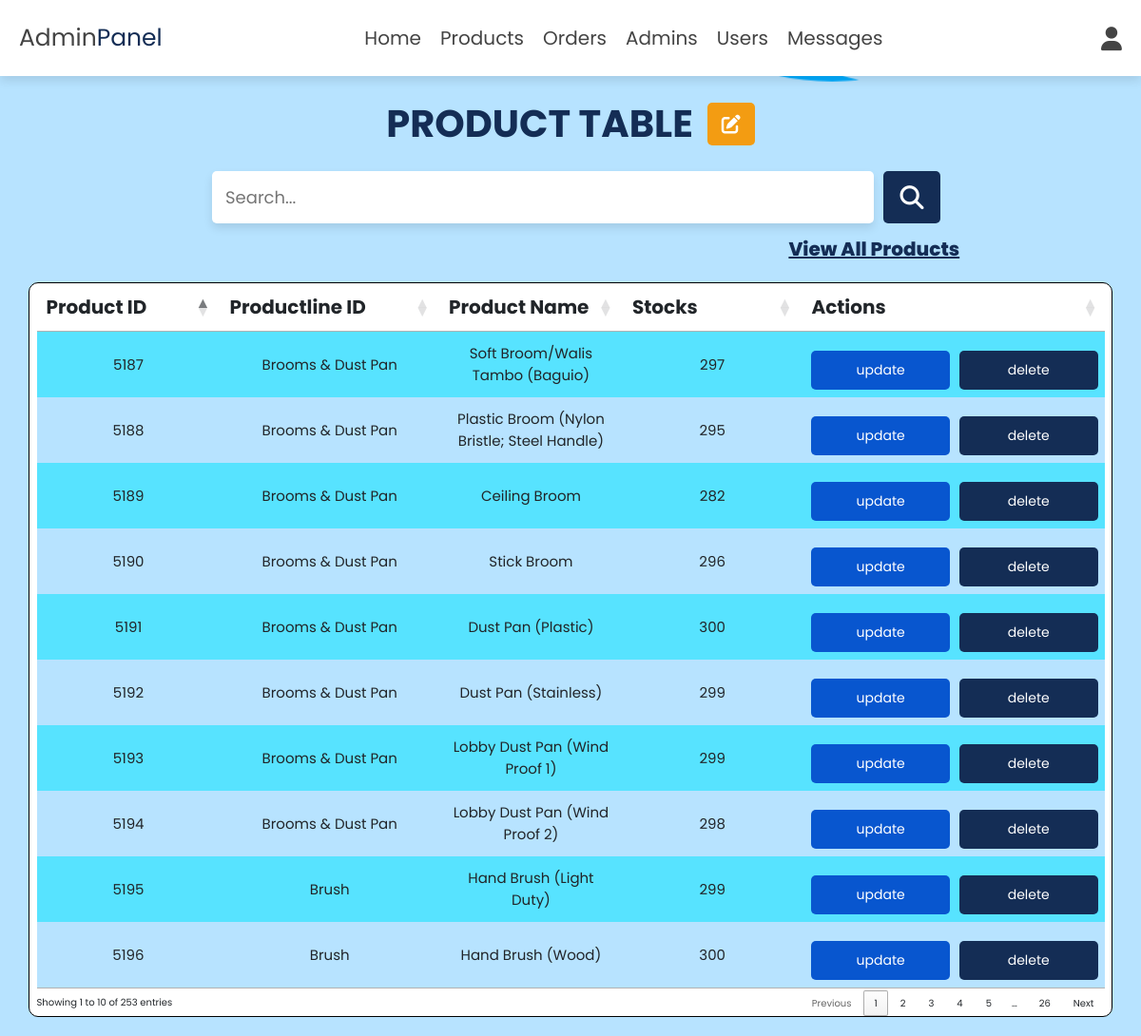
Screenshot of /admin/product_table.php (signed in) with the database file from the repository.
### tables this page shows
CREATE TABLE IF NOT EXISTS `products` (
  `id` int(100) NOT NULL AUTO_INCREMENT,
  `Productline_ID` int(11) NOT NULL,
  `ProductlineName` varchar(255) NOT NULL DEFAULT '',
  `name` varchar(100) NOT NULL,
  `details` varchar(500) NOT NULL,
  `price` int(10) NOT NULL,
  `image_01` varchar(100) NOT NULL,
  `image_02` varchar(100) NOT NULL,
  `image_03` varchar(100) NOT NULL,
  `product_stock` int(255) DEFAULT NULL,
  PRIMARY KEY (`id`)
);

### admin/product_table.php (the view, shortened to what this page needs)
<?php
include '../components/connect.php';
include '../components/admin_header.php';
?>
<!DOCTYPE html>
<html lang="en">
<head>
   <link rel="stylesheet" href="https://cdnjs.cloudflare.com/ajax/libs/bootstrap/5.3.0/css/bootstrap.min.css">
   <link rel="stylesheet" href="../css/admin_style.css">
   <link rel="stylesheet" href="https://cdnjs.cloudflare.com/ajax/libs/font-awesome/6.1.1/css/all.min.css">
   <link rel="stylesheet" type="text/css" href="https://cdn.datatables.net/1.11.3/css/jquery.dataTables.min.css"/>
</head>
<body>
<section class="product_table">
<b h1 class="heading" style="display: flex; justify-content: center; align-content: center;">product table<button type="submit" class="fas fa-edit" style="margin:8px 0 0 15px;" name="update_qty" id="myBtnsss"></button></h1></b>
<div class="search-form">
   <form>
      <input type="text" id="datatableSearch" placeholder="Search...">
      <button type="button" id="datatableSearchButton"><i class="fas fa-search"></i></button>
   </form>
</div>
<a href="products.php" class="history" style="text-align: left;">View All Products</a>
<div class ="container">
   <table id ="ordersTable">
      <thead>
      <tr>
         <th>Product ID</th>
         <th>Productline ID</th>
         <th>Product Name</th>
         <th>Stocks</th>
         <th>Actions</th>
      </tr>
      </thead>
      <tbody>
</div>
      <?php
$select_products = $conn->prepare("SELECT * FROM `products`");
$select_products->execute();
if ($select_products->rowCount() > 0) {
    while ($fetch_products = $select_products->fetch(PDO::FETCH_ASSOC)) {
      ?>
      <tr>
         <td><?=$fetch_products['id']; ?></td>
         <td><?=$fetch_products['ProductlineName']; ?></td>
         <td><?=$fetch_products['name']; ?></td>
         <td><?=$fetch_products['product_stock']; ?></td>
         <td>
            <div class="flex-btn">
               <a href="update_product.php?update=<?= $fetch_products['id']; ?>" class="option-btn">update</a>
               <a href="product_table.php?delete=<?= $fetch_products['id']; ?>" class="delete-btn" onclick="return confirm('delete this product?');">delete</a>
            </div>
         </td>
      </tr>
      <?php
            }
         } elseif ($select_products->rowCount() > 0 && $select_product->rowCount() <= 0) {
            echo '</table> <p class="empty">no products found!</p>';
        }
      ?>
</section>
</body>

### css/admin_style.css (style rules this page uses)
:root { --main-color:#142d55; --black:#444; --lightblue:#4b92ff; --aquamarine:#57e3ff; --blue: #0856cf; --white:#fff; --light-color:#B7E3FF; --light-bg:#f5f5f5; --orange:#f39c12; --red: #ff6969; --box-shadow:0 .5rem 1rem rgba(0,0,0,.1); --modal-duration: 1s; --modal-color: #428bca; }
* { font-family: 'Poppins', sans-serif; margin:0; padding:0; box-sizing: border-box; outline: none; border:none; text-decoration: none; }
html { font-size: 62.5%; overflow-x: hidden; }
body { background-color: var(--light-color); background-image: url('../images/gemstar.png'); background-repeat: no-repeat; background-size: 50%; background-position: 105% -90%; background-blend-mode:color-burn; background-attachment: fixed; }
section { padding:2rem; min-width: 100%; margin:0 auto; border-radius: 2rem; }
.heading { font-size: 4rem; color:var(--main-color); margin-bottom: 2rem; text-align: center; text-transform: uppercase; }
.btn, .btns, .delete-btn, .option-btn { display: flex; width: 100%; margin-top: 1.2rem; border-radius: .5rem; padding:1rem 3rem; font-size: 1.4rem; color:var(--white); cursor: pointer; text-align: center; justify-content: center; align-content: flex-end; }
.option-btn { background-color: var(--lightblue); }
.delete-btn { background-color: var(--main-color); }
.flex-btn { display: flex; gap:1rem; justify-content: flex-end; position: relative; }
.fa-edit { height: 4.5rem; border-radius: .5rem; background-color: var(--orange); width: 5rem; font-size: 2rem; color:var(--white); cursor: pointer; }
a.history { display: flex; margin: 0 7%; padding: 0 20px 0 0; color: var(--main-color); font-size: 2rem; font-family: 'Poppins'; justify-content: right; width: 80%; font-weight:800; text-decoration: underline; margin-top: 1%; }
.option-btn { background-color: var(--blue); }
.search-form form { display: flex; gap:1rem; }
.search-form form input { width: 60%; border:var(--border); border-radius: .5rem; background-color: var(--white); box-shadow: var(--box-shadow); padding:1.4rem; margin-left: 17.5%; font-size: 1.8rem; color:var(--black); }
.search-form form button { font-size: 2.5rem; height: 5.5rem; line-height: 5.5rem; background-color: var(--main-color); cursor: pointer; color:var(--white); border-radius: .5rem; width: 6rem; text-align: center; }

### admin/product_table.php (style rules this page uses)
.search-form form { display: flex; gap:1rem; }
.search-form form input { width: 60%; border:var(--border); border-radius: .5rem; background-color: var(--white); box-shadow: var(--box-shadow); padding:1.4rem; margin-left: 17.5%; font-size: 1.8rem; color:var(--black); }
.search-form form button { font-size: 2.5rem; height: 5.5rem; line-height: 5.5rem; background-color: var(--main-color); cursor: pointer; color:var(--white); border-radius: .5rem; width: 6rem; text-align: center; }
.sorting { font-style: 'Poppins'; font-size:2rem; font-weight: bolder; justify-content: center; text-align: center; }
.sorting_1 { font-style: 'Poppins'; font-size:1.5rem; justify-content: center; text-align: center; }
td { font-style: 'Poppins'; font-size:1.5rem; justify-content: center; text-align: center; width: 10%; }
a.option-btn { text-decoration: none; }
a.delete-btn { text-decoration: none; }
.container { margin-top: 2rem; width: 100vw; display: block; overflow: auto; align-items: center; text-align: center; border: 1px solid black; border-radius: 10px; border-collapse: collapse; background-color: white; }
#ordersTable tr:nth-child(even) { background-color: #B7E3FF !important; }
#ordersTable tr:nth-child(odd) { background-color: #57e3ff!important; ; }
#ordersTable tr:nth-child(1) { background-color: #57e3ff!important; ; }

### rows the page displays
products: id "5187", ProductlineName "Brooms & Dust Pan", name "Soft Broom/Walis Tambo (Baguio)", product_stock "297"
products: id "5188", ProductlineName "Brooms & Dust Pan", name "Plastic Broom (Nylon Bristle; Steel Handle)", product_stock "295"
products: id "5189", ProductlineName "Brooms & Dust Pan", name "Ceiling Broom", product_stock "282"
products: id "5190", ProductlineName "Brooms & Dust Pan", name "Stick Broom", product_stock "296"
products: id "5191", ProductlineName "Brooms & Dust Pan", name "Dust Pan (Plastic)", product_stock "300"
products: id "5192", ProductlineName "Brooms & Dust Pan", name "Dust Pan (Stainless)", product_stock "299"
products: id "5193", ProductlineName "Brooms & Dust Pan", name "Lobby Dust Pan (Wind Proof 1)", product_stock "299"
products: id "5194", ProductlineName "Brooms & Dust Pan", name "Lobby Dust Pan (Wind Proof 2)", product_stock "298"
products: id "5195", ProductlineName "Brush", name "Hand Brush (Light Duty)", product_stock "299"
products: id "5196", ProductlineName "Brush", name "Hand Brush (Wood)", product_stock "300"
